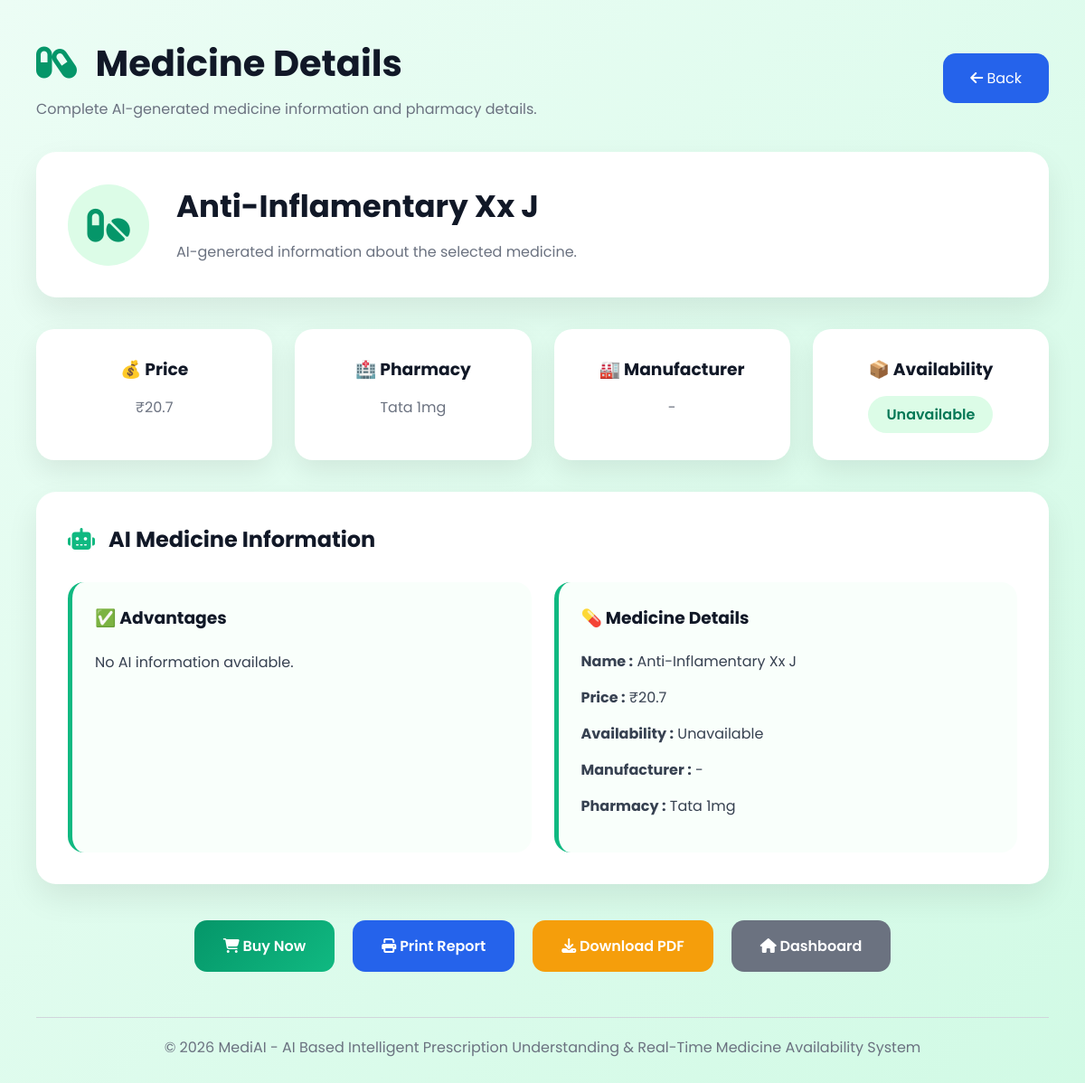
The page /medicine/1 (signed in) on the database its author committed.
### tables this page shows
CREATE TABLE medicines(
        id INTEGER PRIMARY KEY AUTOINCREMENT,
        medicine_name TEXT,
        price TEXT,
        availability TEXT,
        manufacturer TEXT,
        pharmacy TEXT,
        product_url TEXT
    );

### app.py (the view)
@app.route("/medicine/<int:id>")
def medicine_details(id):
    if "user_id" not in session:
        return redirect(url_for("login"))
    medicines = get_all_medicines()
    for medicine in medicines:
        if medicine["id"] == id:
            return render_template(
                "pharmacy-details.html",
                medicine=medicine
            )
    return "Medicine Not Found"

### database.py (called while the page is built)
def get_connection():
    os.makedirs(DB_DIR, exist_ok=True)
    conn = sqlite3.connect(DB_NAME)
    conn.row_factory = sqlite3.Row
    return conn

def get_all_medicines():
    conn = get_connection()
    cur = conn.cursor()
    cur.execute("SELECT * FROM medicines ORDER BY id DESC")
    medicines = cur.fetchall()
    conn.close()
    return medicines

### templates/pharmacy-details.html (shortened to what this page needs)
<!DOCTYPE html>
<html lang="en">
<head>
    <link rel="stylesheet"
          href="{{ url_for('static', filename='css/pharmacy-details.css') }}">
    <link rel="stylesheet"
          href="https://cdnjs.cloudflare.com/ajax/libs/font-awesome/6.6.0/css/all.min.css">
</head>
<body>
<div class="container">
    <div class="header">
        <div>
            <h1>
                <i class="fa-solid fa-capsules"></i>
                Medicine Details
            </h1>
            <p>
                Complete AI-generated medicine information and pharmacy details.
            </p>
        </div>
        <a href="{{ url_for('availability') }}">
            <button class="back-btn">
                <i class="fa-solid fa-arrow-left"></i>
                Back
            </button>
        </a>
    </div>
    <div class="medicine-card">
        <div class="medicine-icon">
            <i class="fa-solid fa-pills"></i>
        </div>
        <div class="medicine-info">
            <h2>{{ medicine.medicine_name }}</h2>
            <p>
                AI-generated information about the selected medicine.
            </p>
        </div>
    </div>
    <div class="info-grid">
        <div class="info-box">
            <h3>
                💰 Price
            </h3>
            <p>
                {{ medicine.price }}
            </p>
        </div>
        <div class="info-box">
            <h3>
                🏥 Pharmacy
            </h3>
            <p>
                {{ medicine.pharmacy }}
            </p>
        </div>
        <div class="info-box">
            <h3>
                🏭 Manufacturer
            </h3>
            <p>
                {{ medicine.manufacturer }}
            </p>
        </div>
        <div class="info-box">
            <h3>
                📦 Availability
            </h3>
            <span class="status">
                {{ medicine.availability }}
            </span>
        </div>
    </div>
    <div class="ai-section">
        <h2>
            <i class="fa-solid fa-robot"></i>
            AI Medicine Information
        </h2>
                <div class="ai-grid">
            <div class="ai-card advantages">
                <h3>
                    ✅ Advantages
                </h3>
                <div class="content">
                    {% if medicine.ai_info %}
                        {{ medicine.ai_info
                            | replace('\n','<br>')
                            | safe }}
                    {% else %}
                        No AI information available.
                    {% endif %}
                </div>
            </div>
            <div class="ai-card details">
                <h3>
                    💊 Medicine Details
                </h3>
                <p>
                    <strong>Name :</strong>
                    {{ medicine.medicine_name }}
                </p>
                <p>
                    <strong>Price :</strong>
                    {{ medicine.price }}
                </p>
                <p>
                    <strong>Availability :</strong>
                    {{ medicine.availability }}
                </p>
                <p>
                    <strong>Manufacturer :</strong>
                    {{ medicine.manufacturer }}
                </p>
                <p>
                    <strong>Pharmacy :</strong>
                    {{ medicine.pharmacy }}
                </p>
            </div>
        </div>
    </div>
    <div class="button-group">
        <a href="{{ medicine.product_url }}"
           target="_blank">
            <button class="buy-btn">
                <i class="fa-solid fa-cart-shopping"></i>
                Buy Now
            </button>
        </a>
        <button
            onclick="window.print()"
            class="print-btn">
            <i class="fa-solid fa-print"></i>
            Print Report
        </button>
        <button
            onclick="downloadReport()"
            class="download-btn">
            <i class="fa-solid fa-download"></i>
            Download PDF
        </button>
        <a href="{{ url_for('dashboard') }}">
            <button class="dashboard-btn">
                <i class="fa-solid fa-house"></i>
                Dashboard
            </button>
        </a>
    </div>
    <footer>
        <hr>
        <p>
            © 2026 MediAI - AI Based Intelligent Prescription Understanding &
            Real-Time Medicine Availability System
        </p>
    </footer>
</div>
</body>
</html>

### static/css/pharmacy-details.css (style rules this page uses)
* { margin:0; padding:0; box-sizing:border-box; font-family:"Poppins",sans-serif; }
body { background:linear-gradient(135deg,#ecfdf5,#d1fae5); min-height:100vh; padding:40px; }
.container { max-width:1350px; margin:auto; }
.header { display:flex; justify-content:space-between; align-items:center; margin-bottom:35px; }
.header h1 { font-size:40px; color:#111827; }
.header h1 i { color:#059669; margin-right:12px; }
.header p { color:#6b7280; margin-top:8px; }
.back-btn { border:none; background:#2563eb; color:white; padding:15px 30px; border-radius:14px; cursor:pointer; font-size:16px; transition:.35s; }
.medicine-card { background:#ffffff; padding:35px; border-radius:22px; display:flex; align-items:center; gap:30px; margin-bottom:35px; box-shadow:0 15px 35px rgba(0,0,0,.08); }
.medicine-icon { width:90px; height:90px; border-radius:50%; background:#dcfce7; display:flex; justify-content:center; align-items:center; }
.medicine-icon i { font-size:42px; color:#059669; }
.medicine-info h2 { font-size:34px; color:#111827; margin-bottom:10px; }
.medicine-info p { color:#6b7280; line-height:30px; }
.info-grid { display:grid; grid-template-columns:repeat(auto-fit,minmax(250px,1fr)); gap:25px; margin-bottom:35px; }
.info-box { background:#ffffff; padding:30px; border-radius:20px; text-align:center; box-shadow:0 12px 30px rgba(0,0,0,.08); }
.info-box h3 { color:#111827; margin-bottom:15px; }
.info-box p { color:#6b7280; }
.status { display:inline-block; background:#dcfce7; color:#047857; padding:8px 20px; border-radius:25px; font-weight:600; }
.ai-section { background:#ffffff; border-radius:22px; padding:35px; box-shadow:0 15px 35px rgba(0,0,0,.08); margin-bottom:35px; }
.ai-section h2 { color:#111827; margin-bottom:30px; }
.ai-section h2 i { color:#10b981; margin-right:10px; }
.ai-grid { display:grid; grid-template-columns:repeat(auto-fit,minmax(350px,1fr)); gap:25px; }
.ai-card { background:#f9fffb; border-radius:18px; padding:25px; border-left:5px solid #10b981; }
.ai-card h3 { margin-bottom:20px; color:#111827; }
.ai-card p { margin-bottom:12px; color:#374151; line-height:28px; }
.content { line-height:30px; color:#374151; }
.button-group { display:flex; justify-content:center; gap:20px; flex-wrap:wrap; margin-top:40px; }
.button-group button { border:none; padding:16px 32px; border-radius:14px; font-size:16px; font-weight:600; cursor:pointer; transition:.35s; }
.buy-btn { background:linear-gradient(135deg,#059669,#10b981); color:white; }
.print-btn { background:#2563eb; color:white; }
.download-btn { background:#f59e0b; color:white; }
.dashboard-btn { background:#6b7280; color:white; }
footer { margin-top:50px; text-align:center; }
footer hr { margin-bottom:20px; border:none; height:1px; background:#d1d5db; }
footer p { color:#6b7280; }
.medicine-card, .info-box, .ai-section { animation:fadeUp .8s ease; }

### rows shown on the page
medicines: medicine_name "Anti-Inflamentary Xx J", price "₹20.7", pharmacy "Tata 1mg", manufacturer "-", availability "Unavailable"
